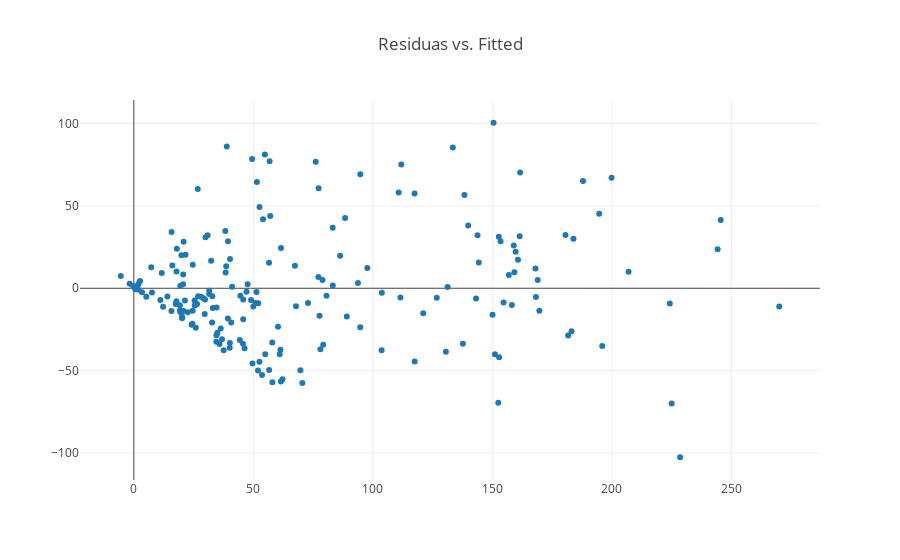

Notebook code cell kept with this figure:
### Markdown cell above
The RandomForest model seems to be overfitting on the trainig set and the high difference in the R-squared scores between the training and cross validation sets suggest that the model could benefit from more training data.

The cross validation learning curve seems to be plateauing suggesting more features are needed to improve the model(more model complexity)

### Code cell
layout = go.Layout(title='Residuas vs. Fitted')
fig = go.Figure([go.Scatter(x=y_pred,y=errors,mode = 'markers')], layout=layout)
iplot(fig)

### Figure 1 — Plotly figure (JSON) as saved in the notebook; plotly's stock layout.template omitted (floating-point values rounded to 4 significant figures; data arrays with more than 128 entries replaced by an {"elided": "..."} marker saying what was removed)
{"data": [{"mode": "markers", "type": "scatter", "uid": "4a6021da-c3a3-4979-9997-d11cb6e0323c", "x": {"elided": "189 float values"}, "y": {"elided": "189 float values"}}], "layout": {"title": {"text": "Residuas vs. Fitted"}}}
